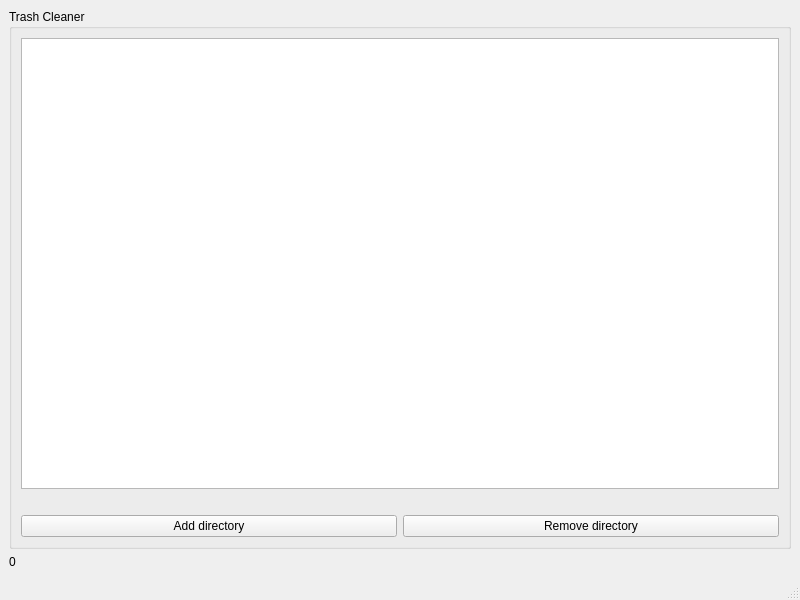
<?xml version="1.0" encoding="UTF-8"?>
<ui version="4.0">
 <class>ManageWindow</class>
 <widget class="QMainWindow" name="ManageWindow">
  <property name="geometry">
   <rect>
    <x>0</x>
    <y>0</y>
    <width>800</width>
    <height>600</height>
   </rect>
  </property>
  <property name="windowTitle">
   <string>Manage window</string>
  </property>
  <widget class="QWidget" name="centralwidget">
   <layout class="QVBoxLayout" name="verticalLayout">
    <item>
     <widget class="QGroupBox" name="groupBox">
      <property name="title">
       <string>Trash Cleaner</string>
      </property>
      <layout class="QVBoxLayout" name="verticalLayout_2">
       <item>
        <widget class="QListWidget" name="imageFileUserlistWidget"/>
       </item>
       <item>
        <widget class="QLabel" name="currentFilelabel">
         <property name="text">
          <string/>
         </property>
        </widget>
       </item>
       <item>
        <layout class="QHBoxLayout" name="directoryhorizontalLayout">
         <item>
          <widget class="QPushButton" name="addDirectorypushButton">
           <property name="text">
            <string>Add directory</string>
           </property>
          </widget>
         </item>
         <item>
          <widget class="QPushButton" name="removeDirectorypushButton">
           <property name="text">
            <string>Remove directory</string>
           </property>
          </widget>
         </item>
        </layout>
       </item>
      </layout>
     </widget>
    </item>
    <item>
     <widget class="QLabel" name="DrAmtlabel_2">
      <property name="text">
       <string>0</string>
      </property>
     </widget>
    </item>
   </layout>
  </widget>
  <widget class="QStatusBar" name="statusbar"/>
 </widget>
 <resources/>
 <connections>
  <connection>
   <sender>addDirectorypushButton</sender>
   <signal>clicked()</signal>
   <receiver>ManageWindow</receiver>
   <slot>addDirectory()</slot>
   <hints>
    <hint type="sourcelabel">
     <x>396</x>
     <y>531</y>
    </hint>
    <hint type="destinationlabel">
     <x>796</x>
     <y>505</y>
    </hint>
   </hints>
  </connection>
  <connection>
   <sender>removeDirectorypushButton</sender>
   <signal>clicked()</signal>
   <receiver>ManageWindow</receiver>
   <slot>removeDirectory()</slot>
   <hints>
    <hint type="sourcelabel">
     <x>607</x>
     <y>515</y>
    </hint>
    <hint type="destinationlabel">
     <x>798</x>
     <y>555</y>
    </hint>
   </hints>
  </connection>
 </connections>
 <slots>
  <slot>AddUser()</slot>
  <slot>DeleteUser()</slot>
  <slot>EditUser()</slot>
  <slot>addDirectory()</slot>
  <slot>removeDirectory()</slot>
 </slots>
</ui>
